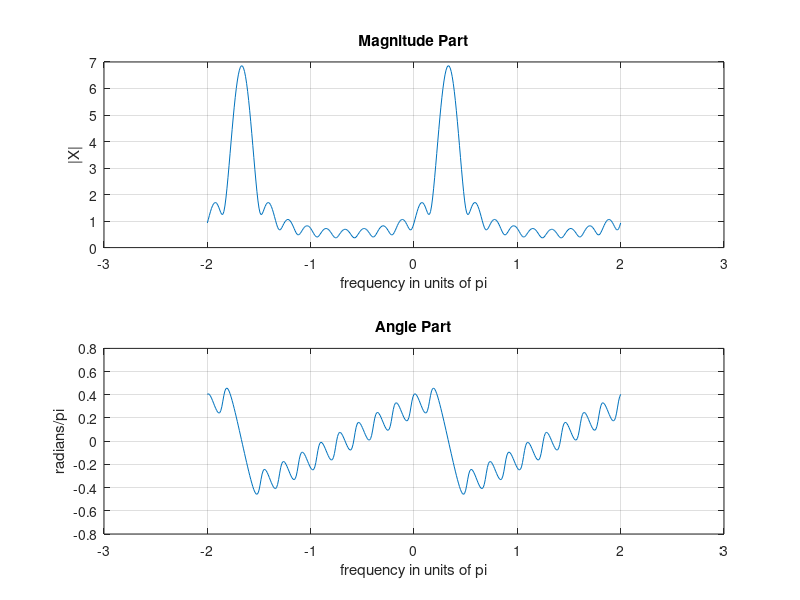

Here is the MATLAB script that generated this plot:
%x=(0.9*exp(j*pi/3)).^n; plot its DTFT's components(real part, imaginary part, absolute value and phase) 

n = 0:10;
x = (0.9*exp(j*pi/3)).^n;
k = -200:200;
w = (pi/100)*k;
X = x * (exp(-j*pi/100)) .^ (n'*k);
magX = abs(X);
angX =angle(X);

subplot(2,1,1);
plot(w/pi,magX);
grid
xlabel('frequency in units of pi');
ylabel('|X|')
title('Magnitude Part')

subplot(2,1,2);
plot(w/pi,angX/pi);
grid
xlabel('frequency in units of pi');
ylabel('radians/pi')
title('Angle Part')